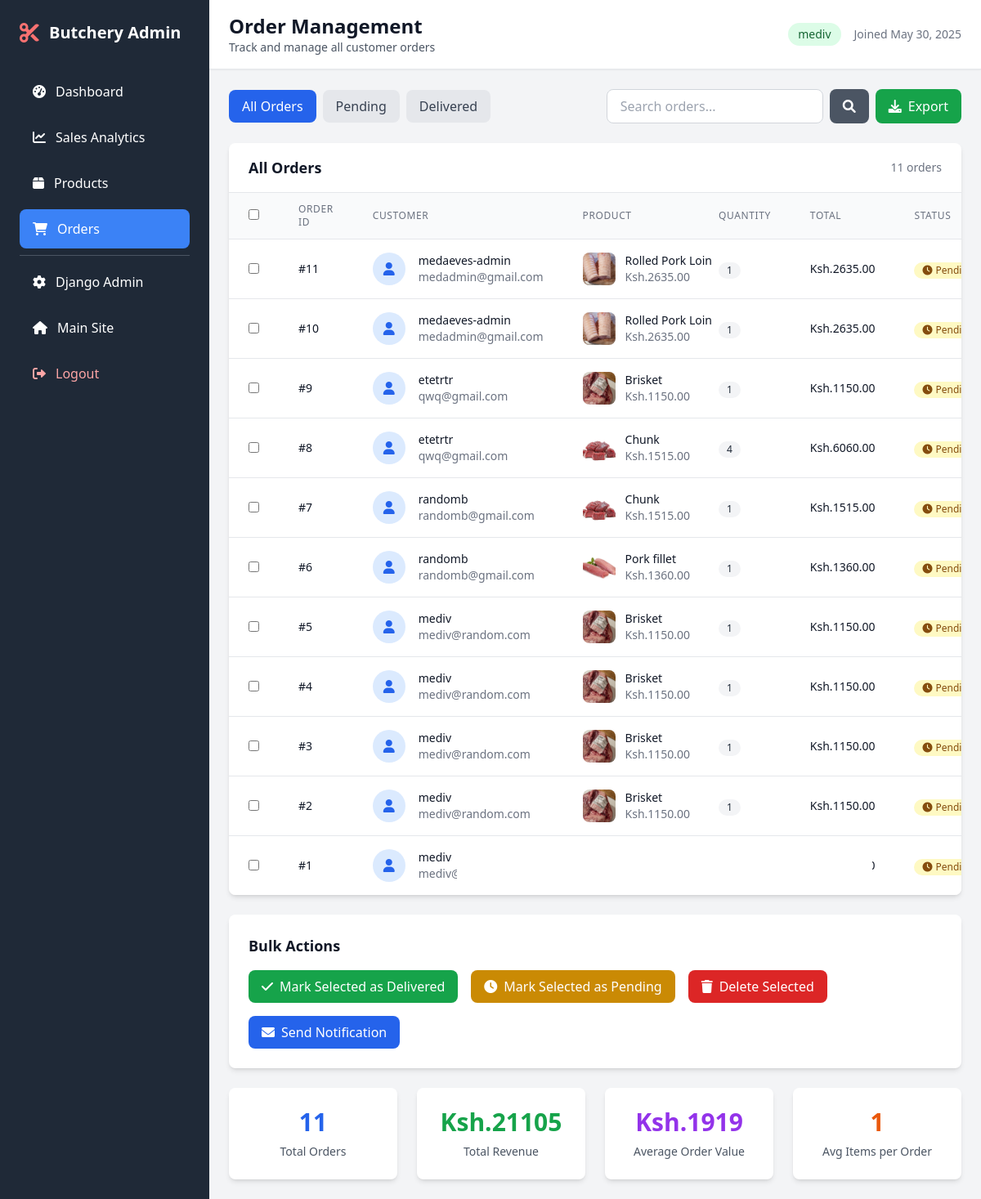
Screenshot of /dashboard/orders/ (signed in) with the database file from the repository.
### shop/models.py (models this page shows, shortened)
class Order(models.Model):
	user = models.ForeignKey(User, on_delete=models.CASCADE)
	product = models.ForeignKey(Product, on_delete=models.CASCADE)
	quantity = models.PositiveIntegerField(default=1)
	created_at = models.DateTimeField(auto_now_add=True)
	is_delivered = models.BooleanField(default=False)

class Product(models.Model):
	category = models.ForeignKey(Category, on_delete=models.CASCADE)
	name = models.CharField(max_length=200)
	description = models.TextField()
	price = models.DecimalField(max_digits=8, decimal_places=2)
	available = models.BooleanField(default=True)
	image = models.ImageField(upload_to='product_images/', blank=True, null=True)

### dashboard/views.py (the view)
# urls.py: path('orders/', views.order_management, name='order_management'),
@staff_member_required
def order_management(request):
    orders = Order.objects.select_related('user', 'product').order_by('-created_at')
    status = request.GET.get('status')
    if status == 'delivered':
        orders = orders.filter(is_delivered=True)
    elif status == 'pending':
        orders = orders.filter(is_delivered=False)
    context = {
        'orders': orders,
        'current_status': status,
    }
    return render(request, 'dashboard/order_management.html', context)

### dashboard/templatetags/dashboard_filters.py (called while the page is built)
@register.filter
def mul(value, arg):
    try:
        return float(value) * float(arg)
    except (ValueError, TypeError):
        return 0

@register.filter
def get_total_revenue(orders):
    try:
        total = 0
        for order in orders:
            total += float(order.quantity) * float(order.product.price)
        return total
    except:
        return 0

@register.filter
def get_avg_quantity(orders):
    try:
        if not orders:
            return 0
        total_quantity = sum(order.quantity for order in orders)
        return total_quantity / len(orders)
    except:
        return 0

### dashboard/templates/dashboard/order_management.html (shortened to what this page needs)
{% extends 'dashboard/base.html' %}
{% load dashboard_filters %}
{% block page_title %}Order Management{% endblock %}
{% block page_description %}Track and manage all customer orders{% endblock %}
{% block content %}
<div class="flex flex-col sm:flex-row justify-between items-start sm:items-center mb-6 space-y-4 sm:space-y-0">
    <div class="flex flex-wrap gap-2">
        <a href="{% url 'dashboard:order_management' %}"
           class="px-4 py-2 rounded-lg transition-colors {% if not current_status %}bg-blue-600 text-white{% else %}bg-gray-200 text-gray-700 hover:bg-gray-300{% endif %}">
            All Orders
        </a>
        <a href="{% url 'dashboard:order_management' %}?status=pending"
           class="px-4 py-2 rounded-lg transition-colors {% if current_status == 'pending' %}bg-yellow-600 text-white{% else %}bg-gray-200 text-gray-700 hover:bg-gray-300{% endif %}">
            Pending
        </a>
        <a href="{% url 'dashboard:order_management' %}?status=delivered"
           class="px-4 py-2 rounded-lg transition-colors {% if current_status == 'delivered' %}bg-green-600 text-white{% else %}bg-gray-200 text-gray-700 hover:bg-gray-300{% endif %}">
            Delivered
        </a>
    </div>
    <div class="flex space-x-2">
        <input type="text" placeholder="Search orders..." class="px-4 py-2 border border-gray-300 rounded-lg focus:outline-none focus:ring-2 focus:ring-blue-500">
        <button class="bg-gray-600 hover:bg-gray-700 text-white px-4 py-2 rounded-lg transition-colors">
            <i class="fas fa-search"></i>
        </button>
        <button class="bg-green-600 hover:bg-green-700 text-white px-4 py-2 rounded-lg transition-colors">
            <i class="fas fa-download mr-2"></i>Export
        </button>
    </div>
</div>
<div class="bg-white rounded-lg shadow-md overflow-hidden">
    <div class="px-6 py-4 border-b border-gray-200">
        <div class="flex justify-between items-center">
            <h3 class="text-lg font-semibold text-gray-900">
                {% if current_status == 'pending' %}
                    Pending Orders
                {% elif current_status == 'delivered' %}
                    Delivered Orders
                {% else %}
                    All Orders
                {% endif %}
            </h3>
            <span class="text-sm text-gray-500">{{ orders|length }} orders</span>
        </div>
    </div>
    <div class="overflow-x-auto">
        <table class="min-w-full divide-y divide-gray-200">
            <thead class="bg-gray-50">
                <tr>
                    <th class="px-6 py-3 text-left text-xs font-medium text-gray-500 uppercase tracking-wider">
                        <input type="checkbox" class="rounded border-gray-300 text-blue-600 focus:ring-blue-500">
                    </th>
                    <th class="px-6 py-3 text-left text-xs font-medium text-gray-500 uppercase tracking-wider">Order ID</th>
                    <th class="px-6 py-3 text-left text-xs font-medium text-gray-500 uppercase tracking-wider">Customer</th>
                    <th class="px-6 py-3 text-left text-xs font-medium text-gray-500 uppercase tracking-wider">Product</th>
                    <th class="px-6 py-3 text-left text-xs font-medium text-gray-500 uppercase tracking-wider">Quantity</th>
                    <th class="px-6 py-3 text-left text-xs font-medium text-gray-500 uppercase tracking-wider">Total</th>
                    <th class="px-6 py-3 text-left text-xs font-medium text-gray-500 uppercase tracking-wider">Status</th>
                </tr>
            </thead>
            <tbody class="bg-white divide-y divide-gray-200">
                {% for order in orders %}
                <tr class="hover:bg-gray-50">
                    <td class="px-6 py-4 whitespace-nowrap">
                        <input type="checkbox" class="rounded border-gray-300 text-blue-600 focus:ring-blue-500" value="{{ order.id }}">
                    </td>
                    <td class="px-6 py-4 whitespace-nowrap">
                        <div class="text-sm font-medium text-gray-900">#{{ order.id }}</div>
                    </td>
                    <td class="px-6 py-4 whitespace-nowrap">
                        <div class="flex items-center">
                            <div class="flex-shrink-0 h-10 w-10">
                                <div class="h-10 w-10 rounded-full bg-blue-100 flex items-center justify-center">
                                    <i class="fas fa-user text-blue-600"></i>
                                </div>
                            </div>
                            <div class="ml-4">
                                <div class="text-sm font-medium text-gray-900">{{ order.user.username }}</div>
                                <div class="text-sm text-gray-500">{{ order.user.email|default:"No email" }}</div>
                            </div>
                        </div>
                    </td>
                    <td class="px-6 py-4 whitespace-nowrap">
                        <div class="flex items-center">
                            {% if order.product.image %}
                                <img class="h-10 w-10 rounded-lg object-cover mr-3" src="{{ order.product.image.url }}" alt="{{ order.product.name }}">
                            {% else %}
                                <div class="h-10 w-10 rounded-lg bg-gray-200 flex items-center justify-center mr-3">
                                    <i class="fas fa-image text-gray-400"></i>
                                </div>
                            {% endif %}
                            <div>
                                <div class="text-sm font-medium text-gray-900">{{ order.product.name }}</div>
                                <div class="text-sm text-gray-500">Ksh.{{ order.product.price }}</div>
                            </div>
                        </div>
                    </td>
                    <td class="px-6 py-4 whitespace-nowrap">
                        <span class="inline-flex items-center px-2.5 py-0.5 rounded-full text-xs font-medium bg-gray-100 text-gray-800">
                            {{ order.quantity }}
                        </span>
                    </td>
                    <td class="px-6 py-4 whitespace-nowrap text-sm font-medium text-gray-900">
                        Ksh.{{ order.quantity|mul:order.product.price|floatformat:2 }}
                    </td>
                    <td class="px-6 py-4 whitespace-nowrap">
                        {% if order.is_delivered %}
                            <span class="inline-flex items-center px-2.5 py-0.5 rounded-full text-xs font-medium bg-green-100 text-green-800">
                                <i class="fas fa-check mr-1"></i> Delivered
                            </span>
                        {% else %}
                            <span class="inline-flex items-center px-2.5 py-0.5 rounded-full text-xs font-medium bg-yellow-100 text-yellow-800">
                                <i class="fas fa-clock mr-1"></i> Pending
                            </span>
                        {% endif %}
                    </td>
                </tr>
                {% endfor %}
            </tbody>
        </table>
    </div>
</div>
{% if orders %}
<div class="mt-6 bg-white rounded-lg shadow-md p-6">
    <h3 class="text-lg font-semibold text-gray-900 mb-4">Bulk Actions</h3>
    <div class="flex flex-wrap gap-4">
        <button class="bg-green-600 hover:bg-green-700 text-white px-4 py-2 rounded-lg transition-colors">
            <i class="fas fa-check mr-2"></i>Mark Selected as Delivered
        </button>
        <button class="bg-yellow-600 hover:bg-yellow-700 text-white px-4 py-2 rounded-lg transition-colors">
            <i class="fas fa-clock mr-2"></i>Mark Selected as Pending
        </button>
        <button class="bg-red-600 hover:bg-red-700 text-white px-4 py-2 rounded-lg transition-colors">
            <i class="fas fa-trash mr-2"></i>Delete Selected
        </button>
        <button class="bg-blue-600 hover:bg-blue-700 text-white px-4 py-2 rounded-lg transition-colors">
            <i class="fas fa-envelope mr-2"></i>Send Notification
        </button>
    </div>
</div>
{% endif %}
<div class="mt-6 grid grid-cols-1 md:grid-cols-4 gap-6">
    <div class="bg-white rounded-lg shadow-md p-6 text-center">
        <div class="text-3xl font-bold text-blue-600 mb-2">{{ orders|length }}</div>
        <div class="text-sm text-gray-600">
            {% if current_status == 'pending' %}
                Pending Orders
            {% elif current_status == 'delivered' %}
                Delivered Orders
            {% else %}
                Total Orders
            {% endif %}
        </div>
    </div>
    <div class="bg-white rounded-lg shadow-md p-6 text-center">
        <div class="text-3xl font-bold text-green-600 mb-2">
            Ksh.{% widthratio orders|get_total_revenue 1 1 %}
        </div>
        <div class="text-sm text-gray-600">Total Revenue</div>
    </div>
    <div class="bg-white rounded-lg shadow-md p-6 text-center">
        <div class="text-3xl font-bold text-purple-600 mb-2">
            {% if orders %}
                Ksh.{% widthratio orders|get_total_revenue orders|length 1 %}
            {% else %}
                Ksh.0
            {% endif %}
        </div>
        <div class="text-sm text-gray-600">Average Order Value</div>
    </div>
    <div class="bg-white rounded-lg shadow-md p-6 text-center">
        <div class="text-3xl font-bold text-orange-600 mb-2">
            {% if orders %}
                {% widthratio orders|get_avg_quantity 1 1 %}
            {% else %}
                0
            {% endif %}
        </div>
        <div class="text-sm text-gray-600">Avg Items per Order</div>
    </div>
</div>
{% endblock %}

### dashboard/templates/dashboard/base.html (shortened to what this page needs)
<!DOCTYPE html>
<html lang="en">
<head>
    <script src="https://cdn.tailwindcss.com"></script>
    <link href="https://cdnjs.cloudflare.com/ajax/libs/font-awesome/6.0.0/css/all.min.css" rel="stylesheet">
</head>
<body class="bg-gray-100 font-sans">
    <div class="flex h-screen">
        <div class="w-64 bg-primary text-white flex-shrink-0">
            <div class="p-6">
                <div class="flex items-center space-x-3 mb-8">
                    <i class="fas fa-cut text-2xl text-red-400"></i>
                    <h1 class="text-xl font-bold">Butchery Admin</h1>
                </div>
                <nav class="space-y-2">
                    <a href="{% url 'dashboard:home' %}"
                       class="flex items-center space-x-3 px-4 py-3 rounded-lg hover:bg-secondary transition-colors {% if request.resolver_match.url_name == 'home' %}bg-accent{% endif %}">
                        <i class="fas fa-tachometer-alt"></i>
                        <span>Dashboard</span>
                    </a>
                    <a href="{% url 'dashboard:sales_analytics' %}"
                       class="flex items-center space-x-3 px-4 py-3 rounded-lg hover:bg-secondary transition-colors {% if request.resolver_match.url_name == 'sales_analytics' %}bg-accent{% endif %}">
                        <i class="fas fa-chart-line"></i>
                        <span>Sales Analytics</span>
                    </a>
                    <a href="{% url 'dashboard:product_management' %}"
                       class="flex items-center space-x-3 px-4 py-3 rounded-lg hover:bg-secondary transition-colors {% if request.resolver_match.url_name == 'product_management' %}bg-accent{% endif %}">
                        <i class="fas fa-box"></i>
                        <span>Products</span>
                    </a>
                    <a href="{% url 'dashboard:order_management' %}"
                       class="flex items-center space-x-3 px-4 py-3 rounded-lg hover:bg-secondary transition-colors {% if request.resolver_match.url_name == 'order_management' %}bg-accent{% endif %}">
                        <i class="fas fa-shopping-cart"></i>
                        <span>Orders</span>
                    </a>
                    <hr class="border-gray-600 my-4">
                    <a href="/admin/"
                       class="flex items-center space-x-3 px-4 py-3 rounded-lg hover:bg-secondary transition-colors">
                        <i class="fas fa-cog"></i>
                        <span>Django Admin</span>
                    </a>
                    <a href="/"
                       class="flex items-center space-x-3 px-4 py-3 rounded-lg hover:bg-secondary transition-colors">
                        <i class="fas fa-home"></i>
                        <span>Main Site</span>
                    </a>
                    <a href="{% url 'logout' %}"
                       class="flex items-center space-x-3 px-4 py-3 rounded-lg hover:bg-red-600 transition-colors text-red-300">
                        <i class="fas fa-sign-out-alt"></i>
                        <span>Logout</span>
                    </a>
                </nav>
            </div>
        </div>
        <div class="flex-1 flex flex-col overflow-hidden">
            <header class="bg-white shadow-sm border-b border-gray-200 px-6 py-4">
                <div class="flex items-center justify-between">
                    <div>
                        <h2 class="text-2xl font-bold text-gray-900">{% block page_title %}Dashboard{% endblock %}</h2>
                        <p class="text-gray-600 text-sm">{% block page_description %}Welcome to your admin dashboard{% endblock %}</p>
                    </div>
                    <div class="flex items-center space-x-4">
                        <span class="bg-green-100 text-green-800 px-3 py-1 rounded-full text-sm font-medium">
                            {{ user.username }}
                        </span>
                        <span class="text-gray-500 text-sm">
                            Joined {{ request.user.date_joined|date:"M d, Y" }}
                        </span>
                    </div>
                </div>
            </header>
            <main class="flex-1 overflow-y-auto p-6">
                {% block content %}
                {% endblock %}
            </main>
        </div>
    </div>
</body>
</html>

### rows the page displays
Order: id "11", user.username "medaeves-admin", user.email "medadmin@gmail.com", product.image (picture), product.name "Rolled Pork Loin", product.price "2635.00", quantity "1", quantity|mul "2635.00", is_delivered False (drawn), quantity+product "21105", quantity+product "1919", quantity.quantity "1"
Order: id "10", user.username "medaeves-admin", user.email "medadmin@gmail.com", product.image (picture), product.name "Rolled Pork Loin", product.price "2635.00", quantity "1", quantity|mul "2635.00", is_delivered False (drawn)
Order: id "9", user.username "etetrtr", user.email "qwq@gmail.com", product.image (picture), product.name "Brisket", product.price "1150.00", quantity "1", quantity|mul "1150.00", is_delivered False (drawn)
Order: id "8", user.username "etetrtr", user.email "qwq@gmail.com", product.image (picture), product.name "Chunk", product.price "1515.00", quantity "4", quantity|mul "6060.00", is_delivered False (drawn)
Order: id "7", user.username "randomb", user.email "randomb@gmail.com", product.image (picture), product.name "Chunk", product.price "1515.00", quantity "1", quantity|mul "1515.00", is_delivered False (drawn)
Order: id "6", user.username "randomb", user.email "randomb@gmail.com", product.image (picture), product.name "Pork fillet", product.price "1360.00", quantity "1", quantity|mul "1360.00", is_delivered False (drawn)
Order: id "5", user.username "mediv", user.email "mediv@random.com", product.image (picture), product.name "Brisket", product.price "1150.00", quantity "1", quantity|mul "1150.00", is_delivered False (drawn)
Order: id "4", user.username "mediv", user.email "mediv@random.com", product.image (picture), product.name "Brisket", product.price "1150.00", quantity "1", quantity|mul "1150.00", is_delivered False (drawn)
Order: id "3", user.username "mediv", user.email "mediv@random.com", product.image (picture), product.name "Brisket", product.price "1150.00", quantity "1", quantity|mul "1150.00", is_delivered False (drawn)
Order: id "2", user.username "mediv", user.email "mediv@random.com", product.image (picture), product.name "Brisket", product.price "1150.00", quantity "1", quantity|mul "1150.00", is_delivered False (drawn)
Order: id "1", user.username "mediv", user.email "mediv@random.com", product.image (picture), quantity|mul "1150.00", is_delivered False (drawn)

### other values shown
{{ user.username }} "mediv"
{{ request.user.date_joined|date:"M d, Y" }} "May 30, 2025"
{{ orders|length }} "11"
